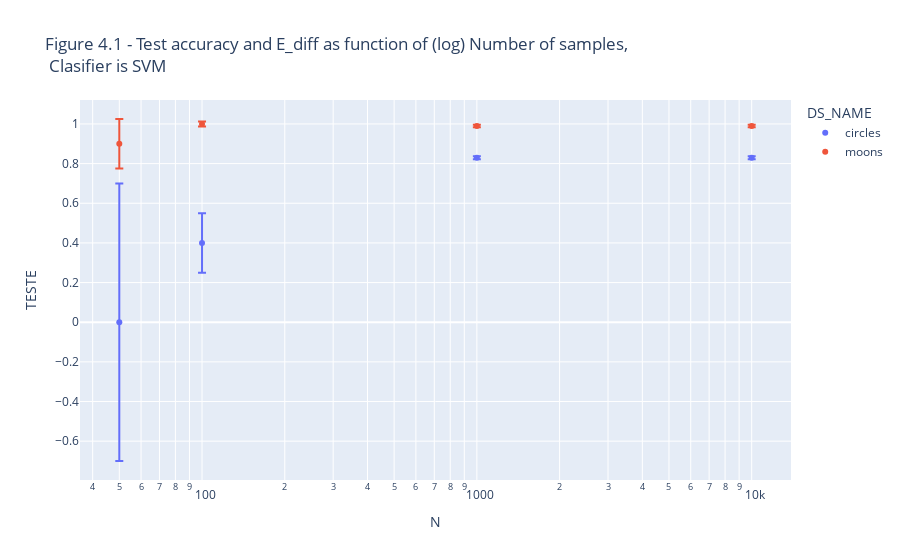

The code cell stored with this chart in its notebook:
### Code cell
results_Q4a= results4[results4['CLF_NAME']=='svm']
#df[(df['TotalMarks'] > 50) & (df['TotalMarks'] < 80) ]
#results_Q4a['LOG_N']=np.log10(results_Q4a['N'].astype(float))

px.scatter(results_Q4a.reset_index(), x='N',y='TESTE',error_y='E_DIFF', color='DS_NAME',log_x=True,
           title='Figure 4.1 - Test accuracy and E_diff as function of (log) Number of samples, <br> Clasifier is SVM')

### Figure 1 — Plotly figure (JSON) as saved in the notebook; plotly's stock layout.template omitted (floating-point values rounded to 4 significant figures)
{"data": [{"error_y": {"array": [0.7, 0.15, 0.0075, 0.0075]}, "hovertemplate": "DS_NAME=circles<br>N=%{x}<br>TESTE=%{y}<extra></extra>", "legendgroup": "circles", "marker": {"color": "#636efa", "symbol": "circle"}, "mode": "markers", "name": "circles", "orientation": "v", "showlegend": true, "type": "scatter", "x": [50, 100, 1000, 10000], "xaxis": "x", "y": [0, 0.4, 0.83, 0.83], "yaxis": "y"}, {"error_y": {"array": [-0.125, -0.0125, 0.00625, 0.00625]}, "hovertemplate": "DS_NAME=moons<br>N=%{x}<br>TESTE=%{y}<extra></extra>", "legendgroup": "moons", "marker": {"color": "#EF553B", "symbol": "circle"}, "mode": "markers", "name": "moons", "orientation": "v", "showlegend": true, "type": "scatter", "x": [50, 100, 1000, 10000], "xaxis": "x", "y": [0.9, 1, 0.99, 0.99], "yaxis": "y"}], "layout": {"autosize": true, "legend": {"title": {"text": "DS_NAME"}, "tracegroupgap": 0}, "title": {"text": "Figure 4.1 - Test accuracy and E_diff as function of (log) Number of samples, <br> Clasifier is SVM"}, "xaxis": {"anchor": "y", "autorange": true, "domain": [0, 1], "range": [1.559, 4.14], "title": {"text": "N"}, "type": "log"}, "yaxis": {"anchor": "x", "autorange": true, "domain": [0, 1], "range": [-0.7967, 1.137], "title": {"text": "TESTE"}, "type": "linear"}}}
